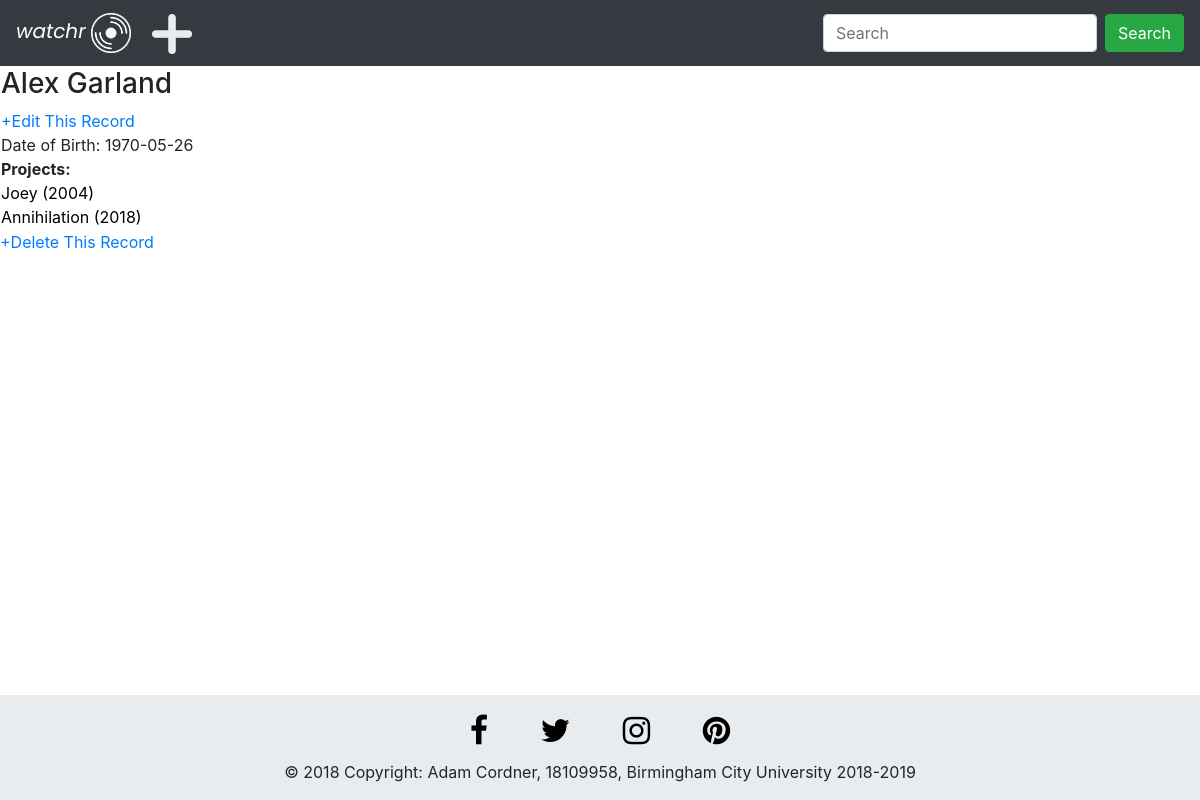
The page /assignment/writer_info.php?mVar=1 on the database its author committed.
### tables this page shows
CREATE TABLE `writer` (
  `writerID` int(10) NOT NULL,
  `writerFName` varchar(50) NOT NULL,
  `writerSName` varchar(50) NOT NULL,
  `writerDOB` date NOT NULL
);

CREATE TABLE `movie` (
  `movieID` int(10) NOT NULL,
  `name` varchar(50) NOT NULL,
  `studioID` int(10) NOT NULL,
  `directorID` int(10) NOT NULL,
  `year` int(4) NOT NULL,
  `runTime` int(10) NOT NULL,
  `score` double DEFAULT NULL,
  `plot` varchar(500) DEFAULT NULL,
  `movieImg` varchar(200) NOT NULL,
  `classification` varchar(255) DEFAULT NULL
);

### assignment/writer_info.php (the view, shortened to what this page needs)
<!DOCTYPE html>
<html lang="en">
<head>
    <link rel="stylesheet" href="https://maxcdn.bootstrapcdn.com/bootstrap/4.3.1/css/bootstrap.min.css">
    <link href="https://cdnjs.cloudflare.com/ajax/libs/font-awesome/4.7.0/css/font-awesome.min.css" rel="stylesheet"/>
    <link href="style.css" rel="stylesheet"/>
</head>
<body class="body-styling">
<nav class="navbar navbar-expand-sm bg-dark navbar-dark justify-content-between">
    <span>
        <a class="navbar-brand" href="index.php">
        <span class="logo-font"><i>watchr</i></span>
        <img src="noun_DVD_950474.png" alt="logo" class="logo-width">
        </a>
        <a href = "add_movie.php"><img src="noun_Plus_2224973.png" alt="logo" class="logo-width" title="Add New Movie/TV Show"></a>
    </span>
    <form class="form-inline" action="search_results.php" method="post" enctype="multipart/form-data">
        <input class="form-control mr-sm-2" type="text" name="searchVal" placeholder="Search">
        <button class="btn btn-success" type="submit" name="upload">Search</button>
    </form>
</nav>
    <?php
        isset($_POST['mVar']) ? $m = $_POST['mVar'] : $m = $_GET['mVar'];
        include 'connection.php';
        $sql = "SELECT writerFName, writerSName FROM writer WHERE writerID='$m'";
        $result = $conn->query($sql);
        $row =$result->fetch_assoc();
        $val1 = $row["writerFName"];
        $val2 = $row["writerSName"];
        $sql1 = "SELECT * FROM writer WHERE writerFName = '$val1' AND writerSName = '$val2'";
        $sql2 = "SELECT movie.movieID, movie.name, movie.year FROM writer INNER JOIN movie_writer ON writer.writerID = movie_writer.writerID INNER JOIN movie ON movie_writer.movieID = movie.movieID WHERE writerFName = '$val1' AND writerSName = '$val2'";
        $result1 = $conn->query($sql1);
        $result2 = $conn->query($sql2);
    ?>
    <table>
    <tr>
        <?php
        while(($row1 =$result1->fetch_assoc())) {
            $m2 = $row1["writerID"];
        ?>
        <td><h3><?= $row1["writerFName"];?> <?= $row1["writerSName"];?></h3>
        <a href="edit_writer.php?mVar=<?= $m2;?>"> +Edit This Record</a><br>
        Date of Birth: <?= $row1["writerDOB"];?>
        <br><b>Projects: </b><br>
        <?php
        }
        if ($result2->num_rows > 0) {
            while(($row2 =$result2->fetch_assoc())) {
            $m1 = $row2["movieID"];
            ?>
            <a href="movie_info.php?mVar=<?= $m1;?>"> <font color="black"> <?= $row2["name"];?> (<?= $row2["year"];?>) </font> </a><br>
            <?php
            }
        }
        ?>
        </td>
        </tr>
    </table>
<a href="delete_writer.php?mVar=<?= $m2;?>"> +Delete This Record</a>
</body>
<footer class="c-f-style page-footer font-small pt-4">
  <div class="container rowcol-md-12 flex-center" align="center">
          <a class="no-text-deco fb-ic" href="https://www.facebook.com/">
            <font color="black">
                <i class="fa fa-facebook-f fa-lg white-text mr-md-5 mr-3 fa-2x"></i>
              </font>
          </a>
          <a class="no-text-deco tw-ic" href="https://twitter.com/">
              <font color="black">
                <i class="fa fa-twitter fa-lg white-text mr-md-5 mr-3 fa-2x"> </i>
              </font>
          </a>
          <a class="no-text-deco ins-ic" href="https://www.instagram.com">
              <font color="black">
                <i class="fa fa-instagram fa-lg white-text mr-md-5 mr-3 fa-2x"> </i>
              </font>
          </a>
          <a class="no-text-deco pin-ic" href="https://www.pinterest.co.uk">
              <font color="black">
                <i class="fa fa-pinterest fa-lg white-text fa-2x"> </i>
              </font>
          </a>
  </div>
  <div class="footer-copyright text-center py-3">© 2018 Copyright:  Adam Cordner, 18109958, Birmingham City University 2018-2019
  </div>
</footer>
</html>

### assignment/style.css (style rules this page uses)
.body-styling { height: auto; margin-bottom: 200px; }
.logo-font { font-family: 'Poppins', sans-serif; }
.logo-width { max-width: 40px; }
.no-text-deco { text-decoration:none; }
.c-f-style { background-color:#e9ecef; bottom: 0; width: 100%; left: 0; position: fixed; }

### rows shown on the page
writer: writerFName "Alex", writerSName "Garland", writerDOB "1970-05-26"
movie: name "Joey", year "2004"
movie: name "Annihilation", year "2018"
